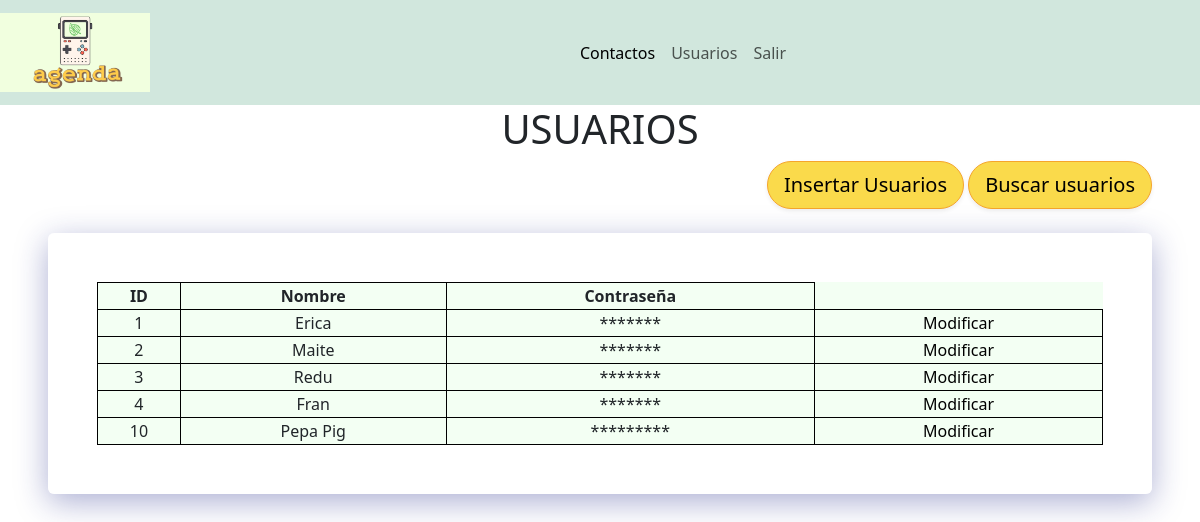
/Controlador/index_usuarios.php?action=irVistaUsuarios, run on an earlier commit of the app's database.
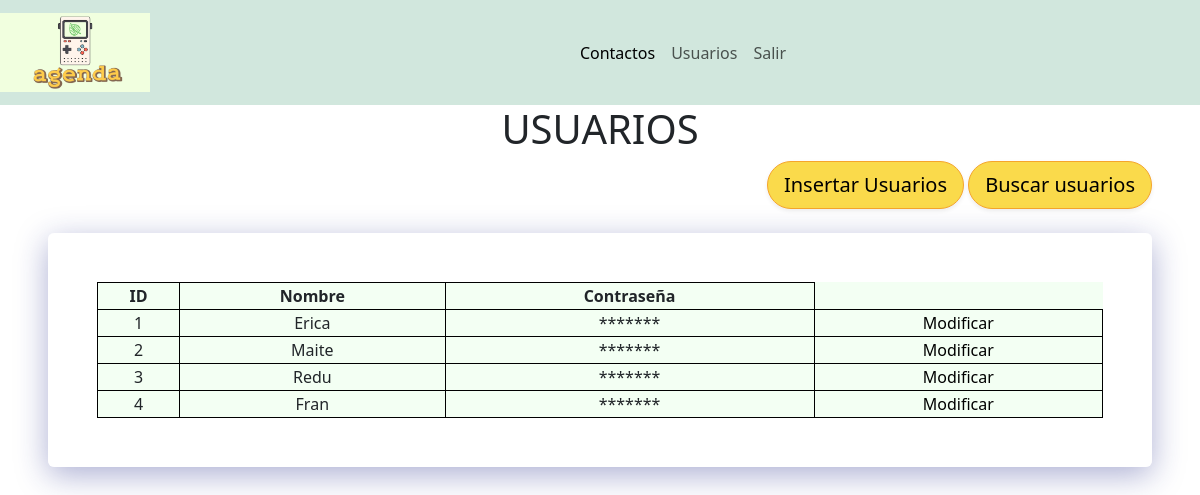
And on a later commit of the database.
### tables this page shows
CREATE TABLE `usuario` (
  `id` bigint(20) UNSIGNED NOT NULL,
  `nombre` varchar(100) NOT NULL,
  `contrasenia` varchar(20) NOT NULL,
  `tipo` set('admin','usuario') NOT NULL DEFAULT 'usuario'
);

### Modelo/class_bd.php (called while the page is built, shortened)
<?php
     class bd{
        private $conn;
        public function __construct(){
            $this->conn=new mysqli("localhost",USU_CONN,PSW_CONN,"agenda");
            $this->conn->set_charset("utf8");
        }
        public function getConection(){
            return $this->conn;
        }
     }
?>

### Modelo/class_user.php (called while the page is built, shortened)
<?php
    require_once("class_bd.php");
    class Usuario{
        private $conn;
        public function __construct(){
            $this->conn = new bd();
        }
        public function get_usuarios(){
            $sentencia="SELECT id,nombre,contrasenia FROM usuario WHERE nombre!='admin';";
            $consulta=$this->conn->getConection()->prepare($sentencia);
            $consulta->bind_result($id,$nombre,$contrasenia);
            $consulta->execute();
            $usuarios=[];
            while($consulta->fetch()){
                $usuarios[$id]=[$nombre,$contrasenia];
            }
            return $usuarios;
        }
    }
?>

### Vista/usuarios.php (the view)
<body class="menuAmigos">
    <h1 class="text-center">USUARIOS</h1>
<div class="botonesContainer d-flex justify-content-end mx-5">
    <form action="" method="POST">
        <input type="submit" value="Insertar Usuarios" name="action" class="btn btn-primary btn-lg rounded-pill shadow-sm hover-shadow-lg neon-effect" style="background-color: #fada4b; border-color: #f5a52c; color: black;">
        <input type="submit" value="Buscar usuarios" name="action" class="btn btn-primary btn-lg rounded-pill shadow-sm hover-shadow-lg neon-effect" style="background-color: #fada4b; border-color: #f5a52c; color: black;">
    </form>
</div>
    <div class="tableContainer d-flex flex-column mx-5 justify-content-center rounded p-5 mt-4 text-center">
        <table>
            <tr><th>ID</th><th>Nombre</th><th>Contraseña</th></tr>
        <?php
            if(isset($datos)){
                foreach ($datos as $key => $value) {
                    $long=strlen($value[1]);
                    $ast=str_repeat("*",$long);
                    echo "<tr><td>".$key."</td><td>".$value[0]."</td><td>".$ast."</td><td><a href='../Controlador/index_usuarios.php?action=Insertar usuarios&id=".urldecode($key)."'>Modificar</a></td></tr>";
                }
            }
        ?>
        </table>
    </div>
</body>

### Controlador/index_usuarios.php (shortened to what this page needs)
<?php
    function irVistaUsuarios(){
        $tipo=$_SESSION['tipo'];
        require_once("../Modelo/class_user.php");
        $usuario=new Usuario();
        $datos=$usuario->get_usuarios();
        require_once("../Vista/cabecera.php");
        require_once("../Vista/usuarios.php");
    }
    if(isset($_REQUEST["action"])){
        $action=strtolower($_REQUEST["action"]);
        $action = str_replace(' ', '', $action);
        $action();
    }
?>

### Vista/cabecera.php (shortened to what this page needs)
<!DOCTYPE html>
<html lang="es">
<head>
    <link href="https://cdn.jsdelivr.net/npm/bootstrap@5.3.0-alpha1/dist/css/bootstrap.min.css" rel="stylesheet">
</head>
<header>
<nav class="navbar navbar-expand-lg navbar-light bg-success-subtle">
  <a class="navbar-brand" href=""><img src="../Vista/assets/logo.png" alt=""></a>
  <div class="collapse navbar-collapse justify-content-md-center" id="navbarsExample10">
    <ul class="navbar-nav">
      <li class="nav-item">
        <a class="nav-link active" aria-current="page" href="<?php if(strcmp($tipo,"usuario")==0){ echo '../Controlador/index_usuarios.php?action=irVistaAmigos';} else{echo '../Controlador/index_usuarios.php?action=irVistaAmigos';} ?>"><?php if(strcmp($tipo,"usuario") == 0){ echo 'Amigos';} else{ echo 'Contactos';} ?></a>
      </li>
      <li class="nav-item">
        <a class="nav-link" href="<?php if(strcmp($tipo,"usuario")==0){ echo '../Controlador/index_usuarios.php?action=vistaPrestamos';} else{echo '../Controlador/index_usuarios.php?action=irVistaUsuarios';} ?>"><?php if(strcmp($tipo,"usuario") == 0){ echo 'Prestamos';} else{ echo 'Usuarios';} ?></a>
      </li>
      <li class="nav-item">
        <a class="nav-link" href="../Controlador/index_usuarios.php?action=salir">Salir</a>
      </li>
    </ul>
  </div>
</nav>
</header>

### Vista/cabecera.php (style rules this page uses)
body { background-color:white; }
img { width: 150px; }
table td, th { border: solid 1px black; }
table a { text-decoration:none; color:black; }
table { background:rgba(240, 255, 240, 0.8); }
.menuAmigos { background-image: url("https://i.pinimg.com/736x/95/6d/09/956d09dc3fd30be91c0984689157ca06.jpg"); background-size:cover; }
.tableContainer { background: rgba( 255, 255, 255, 0.25 ); box-shadow: 0 8px 32px 0 rgba( 31, 38, 135, 0.37 ); backdrop-filter: blur( 10px ); -webkit-backdrop-filter: blur( 10px ); border-radius: 10px; border: 1px solid rgba( 255, 255, 255, 0.18 ); }
.neon-effect { transition: all 0.3s ease-in-out !important; }

What changed in the data, as far as the page shows it:
removed usuario: key "10", nombre "Pepa Pig", contrasenia "*********"
